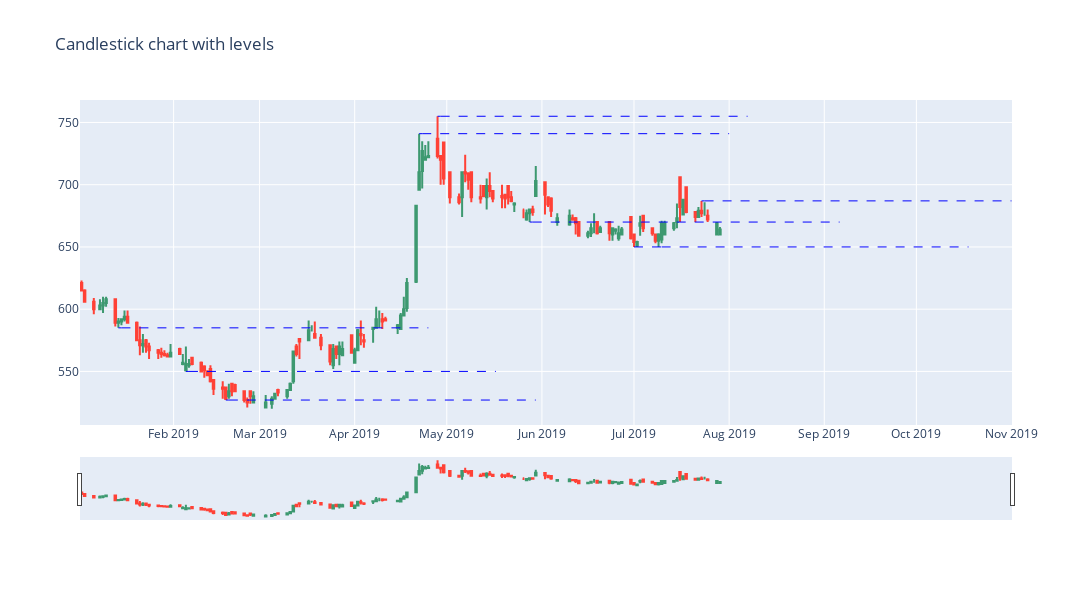

Here is the notebook cell this chart was saved with:
### Code cell
import plotly.graph_objects as go

fig = go.Figure(data=[go.Candlestick(x=df['Date'],
                                    open=df['Open'],
                                    high=df['High'],
                                    low=df['Low'],
                                    close=df['LTP'])])

for level in levels:
    index, value = level  # Unpack the index and value from the tuple
    x0 = df['Date'][index]
    y0 = value
    x1 = df['Date'][index + 1] if index + 1 < len(df['Date']) else df['Date'][index]  # Assuming the date is continuous
    y1 = value
    fig.add_shape(type='line',
                  x0=x0,
                  y0=y0,
                  x1=x1,
                  y1=y1,
                  line=dict(color='blue', width=1, dash='dash'))

    # Specify the desired length extension
    length_extension = pd.Timedelta(days=100)
    if index + 1 < len(df['Date']):
        x1_extension = pd.to_datetime(x1) + length_extension
    else:
        x1_extension = pd.to_datetime(x1)

    fig.add_shape(type='line',
                  x0=x1,
                  y0=y1,
                  x1=x1_extension,
                  y1=y1,
                  line=dict(color='blue', width=1, dash='dash'))

fig.update_layout(height=600, width=1200,title = 'Candlestick chart with levels')

fig.show()

### Figure 1 — Plotly figure (JSON) as saved in the notebook; plotly's stock layout.template omitted (floating-point values rounded to 4 significant figures; data arrays with more than 128 entries replaced by an {"elided": "..."} marker saying what was removed)
{"data": [{"close": {"elided": "141 int values"}, "high": {"elided": "141 int values"}, "low": {"elided": "141 int values"}, "open": {"elided": "141 int values"}, "type": "candlestick", "x": {"elided": "141 str values"}}], "layout": {"height": 600, "shapes": [{"line": {"color": "blue", "dash": "dash", "width": 1}, "type": "line", "x0": "2019-01-14T00:00:00", "x1": "2019-01-15T00:00:00", "y0": 585, "y1": 585}, {"line": {"color": "blue", "dash": "dash", "width": 1}, "type": "line", "x0": "2019-01-15T00:00:00", "x1": "2019-04-25T00:00:00", "y0": 585, "y1": 585}, {"line": {"color": "blue", "dash": "dash", "width": 1}, "type": "line", "x0": "2019-02-18T00:00:00", "x1": "2019-02-19T00:00:00", "y0": 527, "y1": 527}, {"line": {"color": "blue", "dash": "dash", "width": 1}, "type": "line", "x0": "2019-02-19T00:00:00", "x1": "2019-05-30T00:00:00", "y0": 527, "y1": 527}, {"line": {"color": "blue", "dash": "dash", "width": 1}, "type": "line", "x0": "2019-02-05T00:00:00", "x1": "2019-02-06T00:00:00", "y0": 550, "y1": 550}, {"line": {"color": "blue", "dash": "dash", "width": 1}, "type": "line", "x0": "2019-02-06T00:00:00", "x1": "2019-05-17T00:00:00", "y0": 550, "y1": 550}, {"line": {"color": "blue", "dash": "dash", "width": 1}, "type": "line", "x0": "2019-04-22T00:00:00", "x1": "2019-04-23T00:00:00", "y0": 741, "y1": 741}, {"line": {"color": "blue", "dash": "dash", "width": 1}, "type": "line", "x0": "2019-04-23T00:00:00", "x1": "2019-08-01T00:00:00", "y0": 741, "y1": 741}, {"line": {"color": "blue", "dash": "dash", "width": 1}, "type": "line", "x0": "2019-04-28T00:00:00", "x1": "2019-04-29T00:00:00", "y0": 755, "y1": 755}, {"line": {"color": "blue", "dash": "dash", "width": 1}, "type": "line", "x0": "2019-04-29T00:00:00", "x1": "2019-08-07T00:00:00", "y0": 755, "y1": 755}, {"line": {"color": "blue", "dash": "dash", "width": 1}, "type": "line", "x0": "2019-05-28T00:00:00", "x1": "2019-05-29T00:00:00", "y0": 670, "y1": 670}, {"line": {"color": "blue", "dash": "dash", "width": 1}, "type": "line", "x0": "2019-05-29T00:00:00", "x1": "2019-09-06T00:00:00", "y0": 670, "y1": 670}, {"line": {"color": "blue", "dash": "dash", "width": 1}, "type": "line", "x0": "2019-07-01T00:00:00", "x1": "2019-07-10T00:00:00", "y0": 650, "y1": 650}, {"line": {"color": "blue", "dash": "dash", "width": 1}, "type": "line", "x0": "2019-07-10T00:00:00", "x1": "2019-10-18T00:00:00", "y0": 650, "y1": 650}, {"line": {"color": "blue", "dash": "dash", "width": 1}, "type": "line", "x0": "2019-07-23T00:00:00", "x1": "2019-07-24T00:00:00", "y0": 687, "y1": 687}, {"line": {"color": "blue", "dash": "dash", "width": 1}, "type": "line", "x0": "2019-07-24T00:00:00", "x1": "2019-11-01T00:00:00", "y0": 687, "y1": 687}], "title": {"text": "Candlestick chart with levels"}, "width": 1200}}
